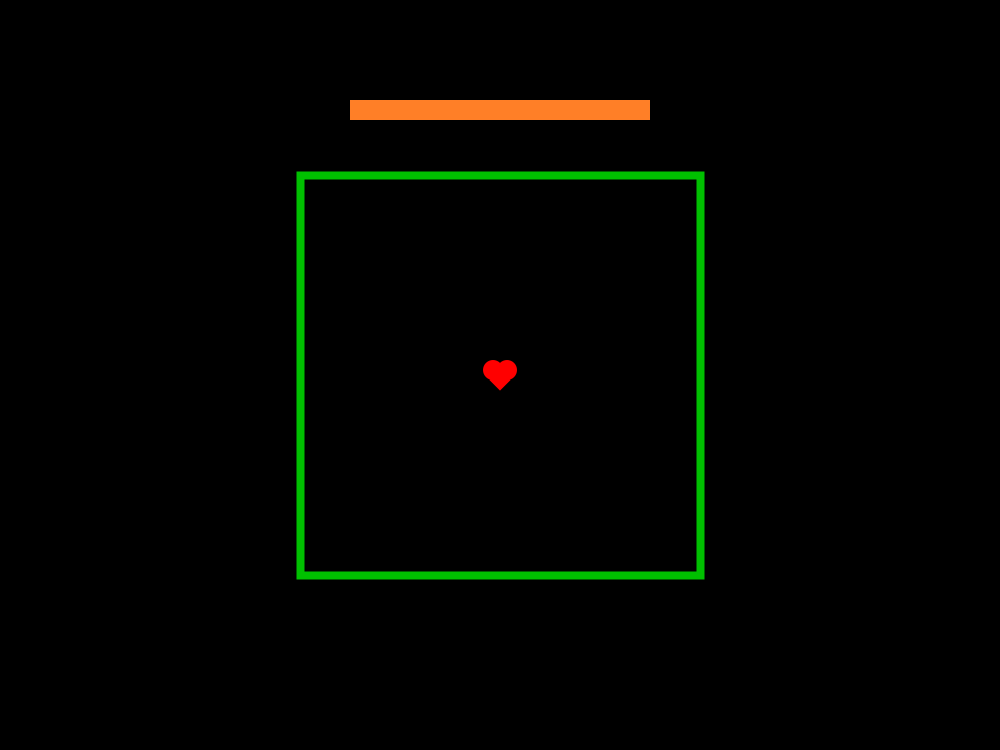
Frame 1 (no input)
Frame 60 (the mouse pressed at the canvas centre just before this capture): identical to frame 1, image omitted
Frame 120 (the mouse held since frame 60 and released just before this capture): identical to frame 1, image omitted

The Processing sketch that drew this single still picture (run headless with seeded random() and noise(); from frame 60 on, the mouse is pressed at the canvas centre):

// Processing sketch: UTbulletHell
// ── UTbulletHell.pde
/*
 * Titre: Projet personel: "Undertale Bullet Hell"
 * Auteur: Alexandre Gervais
 * Version: 1.0
 * Instructions: Esquiver les attaques avec WASD. Surviver.
 * Description du projet: WO O O O O, STORY OF UNDERTALE
 */

// POUR LES BULLETS, UTILISER UN ARRAY

// Color Variables
final color COL_BG = color(0);
final color COL_SOUL = color(255, 0, 0);
final color COL_BORDER = color(0, 192, 0);
final color COL_BULLET = color(255);
final color COL_MENU = color(255, 127, 39);
final color COL_HP_EMPTY = color(115, 0, 2);

// Values variables
final float BOX_SIZE = 400;
int health;
float posX;
float posY;
boolean dUp = false;
boolean dDown = false;
boolean dLeft = false;
boolean dRight = false;
boolean isDebugOn = false;
float soulSpeed = 4;
float soulHitboxRadius = 15;
float attackRadius = 20;
float soulGradientPercent = 0;

boolean isGameOver = false;

// Invincibility Frames
boolean isInvincible = false;
int maxInvincibilityFrames = 60;
int invincibilityFramesLeft = maxInvincibilityFrames;

void setup() {
  size(1000, 750);
  posX = width/2;
  posY = height/2;
  health = 20;
}

void draw() {
  background(COL_BG);
  color soulColor = lerpColor(COL_SOUL, COL_BG, soulGradientPercent);
  // Soul
  noStroke();
  fill(soulColor);
  pushMatrix();
  translate(posX, posY);
  circle(-7, -5, 20);
  circle(7, -5, 20);
  popMatrix();
  pushMatrix();
  translate(posX, posY+5);
  rectMode(CENTER);
  rotate(radians(45));
  square(0, 0, 15);
  popMatrix();

  // Debug things
  if (isDebugOn) {
    // Hitbox
    noFill();
    stroke(COL_BULLET);
    strokeWeight(1);
    circle(posX, posY, soulHitboxRadius*2);
    noStroke();

    // Bullet Spawn
    fill(COL_BULLET);
    circle(width/3, height/3, attackRadius*2);
    float testDist = dist(posX, posY, width/3, height/3);
    if (testDist<=soulHitboxRadius*2) {
      damage();
    }

    // Info Display
    fill(COL_BULLET);
    textAlign(LEFT);
    textSize(20);
    text("HP: "+str(health), 10, 20);
    text("X: "+str(posX), 10, 40);
    text("Y: "+str(posY), 10, 60);
    text("Key: "+str(key), 10, 80);
    text("Invinc Frames: "+str(invincibilityFramesLeft), 10, 100);
    text("is Invincible: "+str(isInvincible), 10, 120);
  }

  if (keyPressed) {
    if ((dUp && dLeft) || (dUp&&dRight) || (dDown&&dLeft) || (dDown&&dRight)) {
      soulSpeed = 4/sqrt(2);
    } else {
      soulSpeed = 4;
    }
    if (dUp  && posY>(height-BOX_SIZE)/2+20) {
      posY-=soulSpeed;
    }
    if (dDown && posY<(height-BOX_SIZE)*1.5+30) {
      posY+=soulSpeed;
    }
    if (dLeft && posX>(width-BOX_SIZE)/2+20) {
      posX-=soulSpeed;
    }
    if (dRight && posX<(width-BOX_SIZE)+80) {
      posX+=soulSpeed;
    }
  }



  // Bounding Box
  rectMode(CENTER);
  noFill();
  strokeWeight(8);
  stroke(COL_BORDER);
  square(width/2, height/2, BOX_SIZE);

  // Health Bar
  rectMode(CORNER);
  fill(COL_HP_EMPTY);
  noStroke();
  rect(width/2-150, 100, 300, 20);
  fill(COL_MENU);
  rect(width/2-150, 100, health*15, 20);

  // Invincibility Check
  if (isInvincible) {
    if (invincibilityFramesLeft>=0) {
      isInvincible=true;
      invincibilityFramesLeft-=1;
      soulGradientPercent = random(0, 1);
    } else {
      isInvincible=false;
      invincibilityFramesLeft= timer(maxInvincibilityFrames);
      soulGradientPercent=0;
    }
  }

  // Game Over
  if (health<=0) {
    isGameOver = true;
  }
  if (isGameOver) {
    fill(COL_BG);
    rect(0, 0, width, height);
    fill(COL_BULLET);
    textAlign(CENTER);
    text("GAME OVER", width/2, height/3);
    text("PRESS R TO RESTART", width/2, height/2);
  }
}

void keyPressed() {
  // Detects Movement inputs
  if (key=='w' || key=='W') {
    dUp=true;
  }
  if (key=='s' || key=='S') {
    dDown=true;
  }
  if (key=='a' || key=='A') {
    dLeft=true;
  }
  if (key=='d' || key=='D') {
    dRight=true;
  }
  // Activates Debug Mode
  if (key=='p' || key=='P') {
    isDebugOn=!isDebugOn;
  }
  // Restarts if Game Over
  if ((key=='r' || key=='R') && isGameOver) {
    health=20;
    isGameOver=false;
    posX=width/2;
    posY=height/2;
  }
}

void keyReleased() {
  // Releases movement inputs
  if (key=='w' || key=='W') {
    dUp=false;
  }
  if (key=='s' || key=='S') {
    dDown=false;
  }
  if (key=='a' || key=='A') {
    dLeft=false;
  }
  if (key=='d' || key=='D') {
    dRight=false;
  }
}

void damage() {
  if (!isGameOver && !isInvincible) {
    health-=1;
    isInvincible=true;
  }
}

int timer(int timeAllowed) {
  int(ceil(timeAllowed*=frameRate));
  if (timeAllowed > 0) {
    timeAllowed--;
  }
  return int(ceil(timeAllowed/frameRate));
}

// posY += (endY - initY)/speed if it goes top to bottom or left to right if X
// posY -= (endY - initY)/speed if it goes bottom to top or right to left if X
void summonAttack(float initX, float initY, float endX, float endY, float atkSize, float atkSpeed) {
  if (initX < width/2 && initY < height) {
    
  }
}
